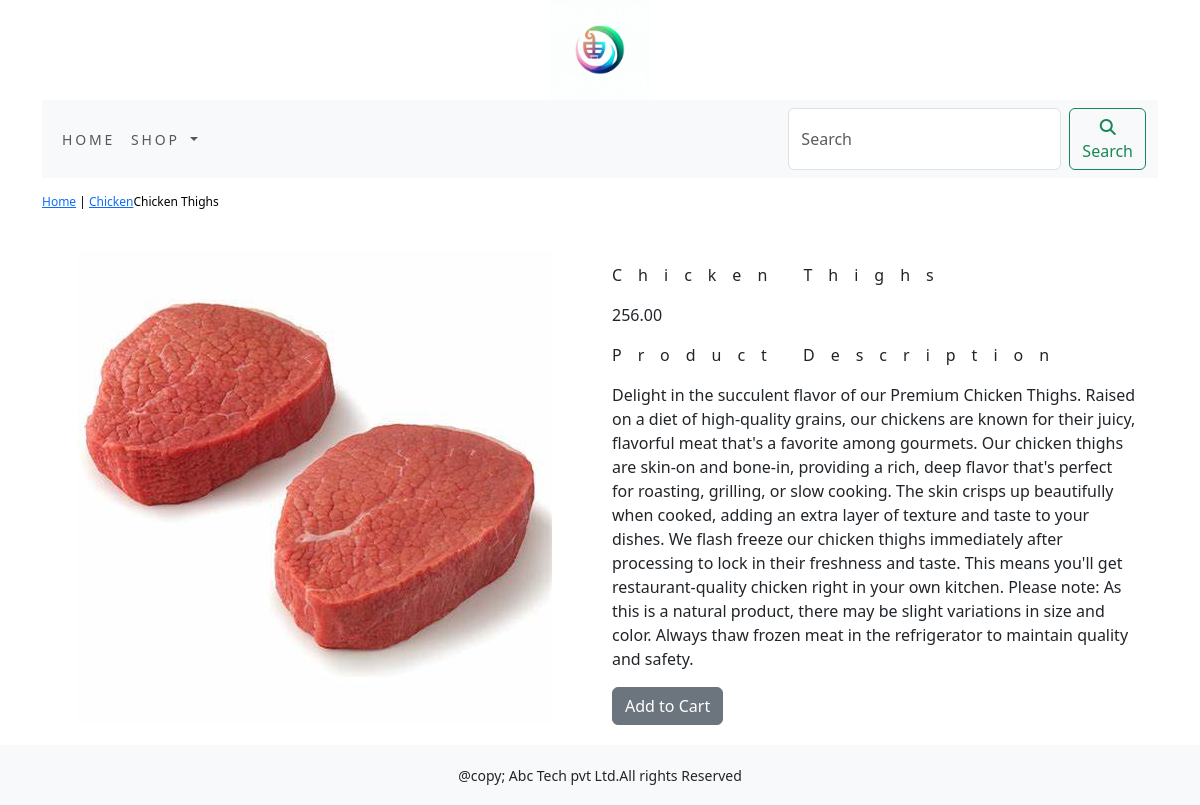
Page /shop/chicken/chicken-thighs/ on the committed database.
### shop/models.py (models this page shows, shortened)
class Product(models.Model):
    name = models.CharField(max_length=250, unique=True)
    slug = models.SlugField(max_length=250, unique=True)
    description = models.TextField(blank=True)
    price = models.DecimalField(max_digits=10,decimal_places=2)
    category = models.ForeignKey(Category,on_delete=models.CASCADE)
    image = models.ImageField(upload_to='product', blank=True)
    stock = models.IntegerField()
    available = models.BooleanField(default=True)
    created = models.DateTimeField(auto_now_add=True)
    updated = models.DateTimeField(auto_now=True)
    class Meta:
        ordering = ('name',)
        verbose_name = 'product'
        verbose_name_plural = 'products'

class Category(models.Model):
    name = models.CharField(max_length=250, unique=True)
    slug = models.SlugField(max_length=250, unique=True)
    description = models.TextField(blank=True)
    image = models.ImageField(upload_to='category', blank=True)
    class Meta:
        ordering = ('name',)
        verbose_name = 'category'
        verbose_name_plural = 'categories'
    def get_url(self):
        return reverse('shop:products_by_category', args=[self.slug])
    def __str__(self):
        return '{}'.format(self.name)

### shop/views.py (the view)
# urls.py: path('<slug:c_slug>/<slug:product_slug>/', views.proDetail, name="prodCatdetail"),
def proDetail(request, c_slug, product_slug):
    try:
        product = Product.objects.get(category__slug=c_slug, slug=product_slug)
    except Exception as e:
        raise e
    return render(request, 'product.html', {'product': product})

### cart/context_processors.py (called while the page is built)
def counter(request):
    item_count = 0
    if 'admin' in request.path:
        return {}
    else:
        try:
            cart = Cart.objects.filter(cart_id=_cart_id(request))
            car_items = CartItem.objects.all().filter(cart=cart[:1])
            for cart_item in car_items:
                item_count += cart_item.quantity
        except Cart.DoesNotExist:
            item_count = 0
    return dict(item_count=item_count)

### cart/views.py (called while the page is built)
def _cart_id(request):
    cart = request.session.session_key
    if not cart:
        cart = request.session.create()
    return cart

### shop/context_processors.py (called while the page is built)
def menu_links(requests):
    links = Category.objects.all()
    return dict(links=links)

### templates/product.html (shortened to what this page needs)
{% extends 'base.html' %}
{% load static %}
{% block content %}
<div class="row my_prod_row_class">
    <div class="mx_auto">
        <p><a href="{% url 'shop:allProdCat' %}">Home</a> | <a href="{{product.category.get_url}}">{{product.category}}</a>{{product.name}}</p>
    </div>
<div class="container">
<br>
<div class="row">
    <div class="col-12 col-sm-12 col-md-12 col-lg-6 text-center">
        <div style="min-width:18rem;">
            <img src="{{product.image.url}}" alt="{{product.name}}">
        </div>
    </div>
        <div class="col-12 col-sm-12 col-md-12 col-lg-6 ">
            <div>
            <h1 class="my_prod_title">{{product.name}}</h1>
            <p>{{product.price}}</p>
            <p class="my_title">Product Description</p>
            <p class="text-justify my_prod_text">{{product.description}}</p>
            {% if product.stock <= 0 %}
            <p class="text-justify my_prod_text"><b>Out of Stock</b></p>
            {% else %}
            <a class="btn btn-secondary" href="{% url 'cart:add_cart' product.id %}">Add to Cart</a>
            {% endif %}
        </div>
    </div>
</div>
</div>
</div>
{% endblock %}

### static/css/docs.css (style rules this page uses)
:root { --bs-breakpoint-xs: 0;--bs-breakpoint-sm: 576px;--bs-breakpoint-md: 768px;--bs-breakpoint-lg: 992px;--bs-breakpoint-xl: 1200px;--bs-breakpoint-xxl: 1400px }
:root,[data-bs-theme="light"] { --bd-purple: #4c0bce;--bd-violet: #712cf9;--bd-accent: #ffe484;--bd-violet-rgb: 112.520718,44.062154,249.437846;--bd-accent-rgb: 255,228,132;--bd-pink-rgb: 214,51,132;--bd-teal-rgb: 32,201,151;--bd-violet-bg: var(--bd-violet);--bd-toc-color: var(--bd-violet);--bd-sidebar-link-bg: rgba(var(--bd-violet-rgb), .1);--bd-callout-link: 10,88,202;--bd-callout-code-color: #ab296a;--bd-pre-bg: var(--bs-tertiary-bg) }
:root { --docsearch-primary-color: var(--bd-violet);--docsearch-logo-color: var(--bd-violet) }
:root,[data-bs-theme="light"] { --base02: #c8c8fa;--base03: #565c64;--base04: #666;--base05: #333;--base06: #fff;--base07: #13795b;--base08: #c6303e;--base09: #087990;--base0A: #6f42c1;--base0B: #084298;--base0C: #084298;--base0D: #6f42c1;--base0E: #ab296a;--base0F: #333 }

### static/css/custom.css (style rules this page uses)
body { font-family: 'Roboto Condensed', sans-serif; }
.my_title { font-size : 16px; text_transform : uppercase; letter-spacing : 1em; }
.my_prod_row_class { padding-top : 15px; padding-bottom : 20px; }
.my_prod_row_class .mx_auto { color : #000; font-size : 12px; text-decoration : none; }
.my_prod_title { font-size : 16px; text_transform : uppercase; letter-spacing : 1em; padding-top : 15px; padding-bottom : 10px; }
.my_prod_text { padding-right : 20px; }

### rows in the picture
Product: category "Chicken", name "Chicken Thighs", image (picture), price "256.00", description "Delight in the succulent flavor of our Premium Chicken Thighs. Raised on a diet of high-quality grains, our chickens are known for their juicy, flavorful meat that's a favorite among gourmets. Our chicken thighs are skin-on and bone-in, providing a rich, deep flavor that's perfect for roasting, grilling, or slow cooking. The skin crisps up beautifully when cooked, adding an extra layer of texture and taste to your dishes. We flash freeze our chicken thighs immediately after processing to lock in their freshness and taste. This means you'll get restaurant-quality chicken right in your own kitchen. Please note: As this is a natural product, there may be slight variations in size and color.…"
